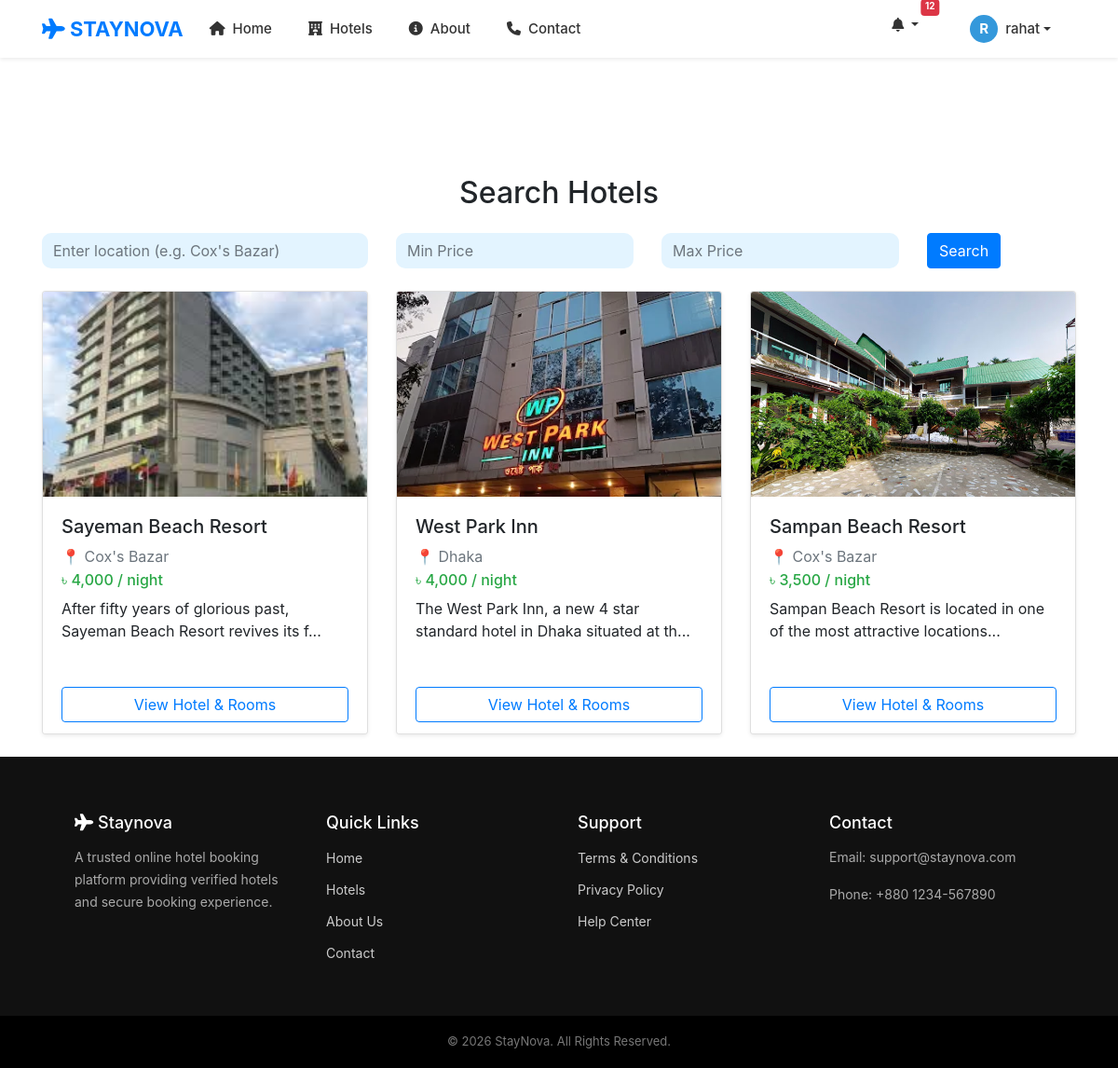
Before: /hotel/hotel_list.php (signed in) with the older database file.
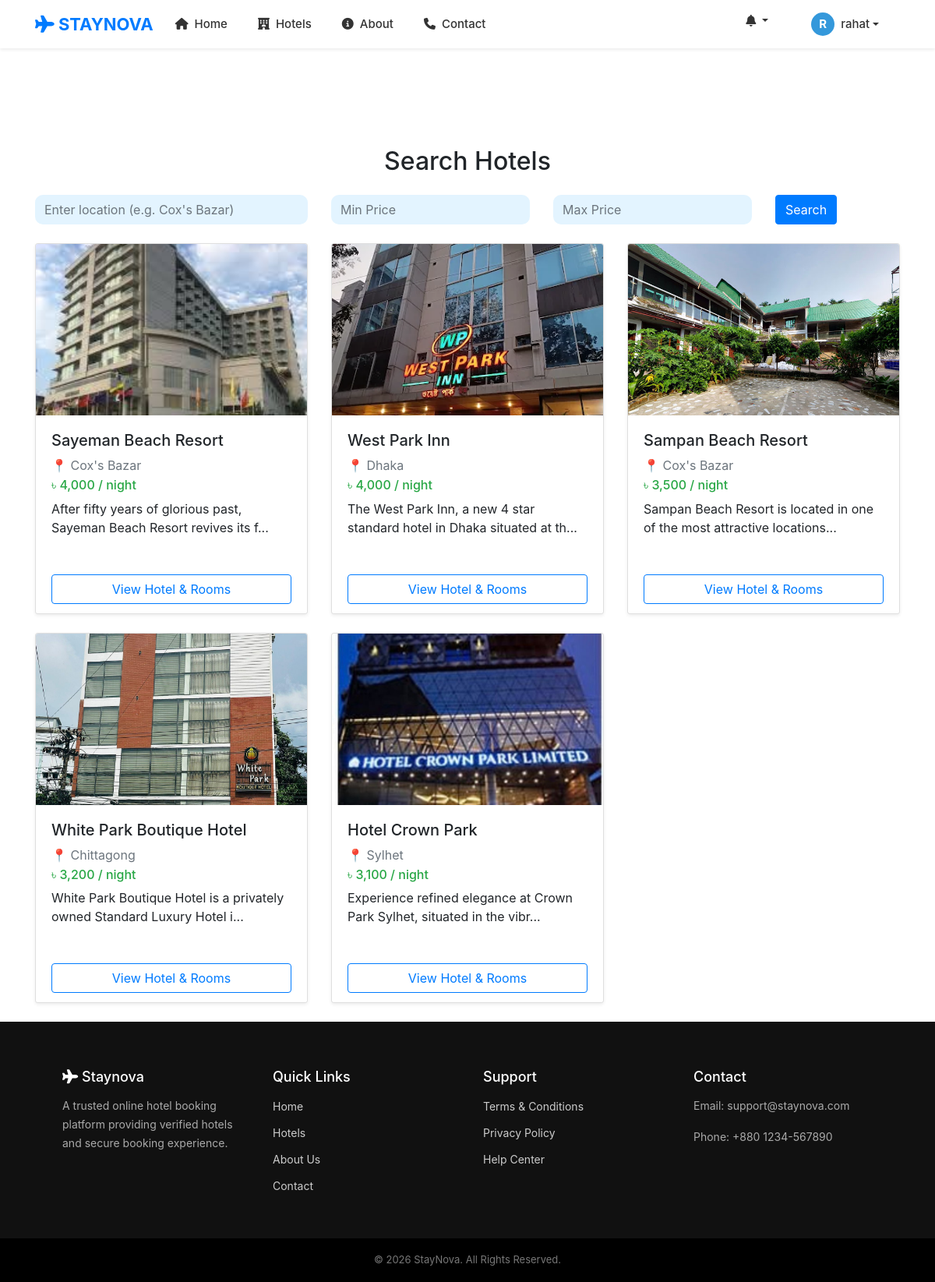
After: the same page with the newer database file.
### tables this page shows
CREATE TABLE `hotels` (
  `id` int(11) NOT NULL,
  `hotel_name` varchar(200) DEFAULT NULL,
  `title` varchar(200) DEFAULT NULL,
  `location` varchar(200) DEFAULT NULL,
  `price` int(11) DEFAULT NULL,
  `description` text DEFAULT NULL,
  `image` varchar(255) DEFAULT NULL,
  `status` enum('pending','approved','off','rejected') DEFAULT 'pending',
  `created_at` timestamp NOT NULL DEFAULT current_timestamp(),
  `owner_id` int(11) DEFAULT NULL,
  `rooms` int(11) DEFAULT 1,
  `capacity` int(11) DEFAULT 2,
  `booked_dates` text DEFAULT '[]',
  `capacity_per_room` int(11) DEFAULT 2,
  `total_rooms` int(11) DEFAULT 1
);

### hotel/hotel_list.php (the view, shortened to what the changed rows need)
<?php
include "../db_connect.php";
include "../header.php";
$where = "WHERE h.status = 'approved' AND r.active = 1";
$sql = "SELECT
    h.*,
    MIN(
        CASE
            WHEN r.discount_price IS NOT NULL
                 AND r.discount_price > 0
                 AND r.discount_price < r.price_per_night
            THEN r.discount_price
            ELSE r.price_per_night
        END
    ) AS lowest_price
FROM hotels h
LEFT JOIN rooms r ON h.id = r.hotel_id
$where
GROUP BY h.id
ORDER BY h.id ASC
";
$result = mysqli_query($conn, $sql);
?>
<link rel="stylesheet" href="../style.css">
<div class="container mt-5">
    <h2 class="text-center mb-4">Search Hotels</h2>
    <div class="row">
        <?php if (mysqli_num_rows($result) > 0): ?>
            <?php while ($row = mysqli_fetch_assoc($result)): ?>
                <div class="col-md-4 mb-4">
                    <div class="card shadow-sm h-100">
                        <img src="../uploads/<?php echo $row['image']; ?>"
                             class="card-img-top"
                             style="height:220px; object-fit:cover;">
                        <div class="card-body">
                            <h5><?php echo $row['hotel_name']; ?></h5>
                            <p class="text-muted mb-1">
                                📍 <?php echo $row['location']; ?>
                            </p>
                            <?php if (!empty($row['lowest_price'])): ?>
    <h6 class="text-success">
         ৳ <?php echo number_format($row['lowest_price'], ); ?> / night
    </h6>
<?php else: ?>
    <h6 class="text-muted">
        Price not available
    </h6>
<?php endif; ?>
                            <p>
                                <?php echo substr($row['description'], 0, 70); ?>...
                            </p>
                        </div>
<div class="card-footer bg-white border-0">
    <a href="hotel_details.php?id=<?php echo $row['id']; ?>"
       class="btn btn-outline-primary w-100">
        View Hotel & Rooms
    </a>
</div>
                    </div>
                </div>
            <?php endwhile; ?>
        <?php else: ?>
            <p class="text-center text-danger">No hotels found</p>
        <?php endif; ?>
    </div>
</div>
<?php include "../footer.php"; ?>

### header.php (shortened to what the changed rows need)
<?php
include_once "db_connect.php";
$unread_count = 0;
if (isset($_SESSION['user_id'], $_SESSION['role'])) {
    $uid = $_SESSION['user_id'];
    $role = $_SESSION['role'];
    $count_sql = "SELECT COUNT(*) as total FROM notifications
                  WHERE receiver_id = '$uid'
                  AND receiver_role = '$role'
                  AND status = 'unread'";
    $count_result = mysqli_query($conn, $count_sql);
    if ($count_result && mysqli_num_rows($count_result) > 0) {
        $count_data = mysqli_fetch_assoc($count_result);
        $unread_count = (int) $count_data['total'];
    }
}
?>
<link rel="stylesheet" href="https://stackpath.bootstrapcdn.com/bootstrap/4.5.2/css/bootstrap.min.css">
<link rel="stylesheet" href="https://cdnjs.cloudflare.com/ajax/libs/font-awesome/6.4.0/css/all.min.css">
<nav class="navbar navbar-expand-lg navbar-light bg-white shadow-sm fixed-top">
    <div class="container">
        <div class="collapse navbar-collapse" id="navbarNav">
            <ul class="navbar-nav ml-auto">
                <?php if (isset($_SESSION['user_id'])): ?>
                    <li class="nav-item dropdown mr-3">
                        <a class="nav-link dropdown-toggle position-relative" href="#" data-toggle="dropdown">
                            <i class="fas fa-bell"></i>
                            <?php if ($unread_count > 0): ?>
                                <span class="badge badge-danger" style="position: absolute; top: 0; right: 0; transform: translate(50%, -50%);
                                             font-size: 10px; padding: 2px 5px; min-width: 18px; height: 18px;">
                                    <?php echo $unread_count; ?>
                                </span>
                            <?php endif; ?>
                        </a>
                    </li>
                <?php endif; ?>
            </ul>
        </div>
    </div>
</nav>

Changed rows visible on the page:
added hotels: image (picture), hotel_name "White Park Boutique Hotel", location "Chittagong", lowest_price "3,200", description "White Park Boutique Hotel is a privately owned Standard Luxury Hotel i"
added hotels: image (picture), hotel_name "Hotel Crown Park", location "Sylhet", lowest_price "3,100", description "Experience refined elegance at Crown Park Sylhet, situated in the vibr"
Other visible differences:
$unread_count: "12" → (not shown)
